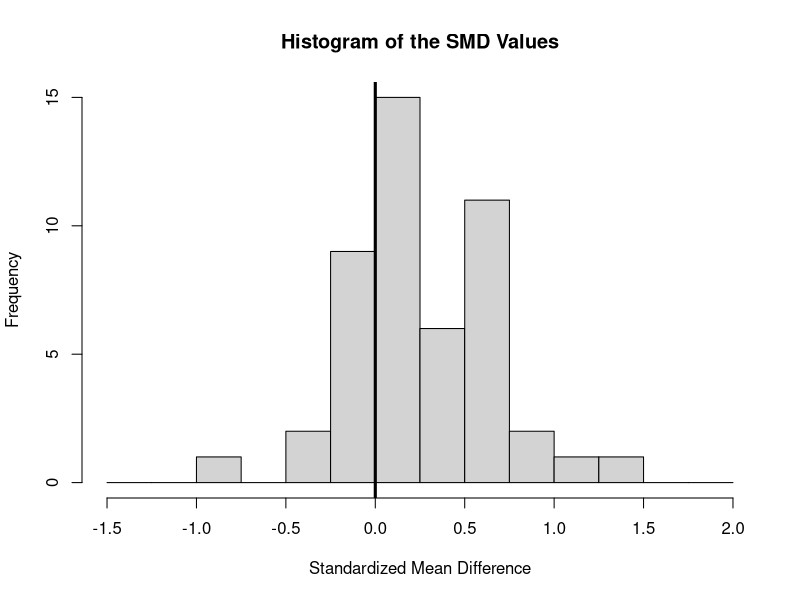

Source code (R):
############################################################################

# load metafor package
library(metafor)

############################################################################

# meta-analysis examining the effectiveness of school-based writing-to-learn
# interventions on academic achievement
#
# source: Bangert-Drowns, R. L., Hurley, M. M., & Wilkinson, B. (2004). The
# effects of school-based writing-to-learn interventions on academic
# achievement: A meta-analysis. Review of Educational Research, 74(1), 29-58.
# https://doi.org/10.3102/00346543074001029 https://www.jstor.org/stable/3516060
#
# one of the included studies: Ganguli, A. B. (1989). Integrating writing in
# developmental mathematics. College Teaching, 37(4), 140-142.
# https://www.jstor.org/stable/27558364
#
# note: the standardized mean differences are already computed for the studies
# in this dataset, so there is no need to use the escalc() function; positive
# values indicate a higher mean level of academic achievement in the group
# receiving a writing-to-learn intervention compared to the control group

# for a description of the dataset, see:
help(dat.bangertdrowns2004)

# copy data to 'dat'
(dat <- dat.bangertdrowns2004)

# note: NA = not available (i.e., missing values)

# illustrate the calculation of the SMD for study 14: Ganguli (1989)
escalc(measure="SMD", m1i=342, sd1i=68, n1i=27,
                      m2i=303, sd2i=75, n2i=23)

# fit a random-effects model (use either the DL or REML estimator)
(res <- rma(yi, vi, data=dat))

# obtain the 95% prediction interval
predict(res, digits=2)

# do the results suggest that writing-to-learn interventions have on average a
# positive effect on academic achievement? if so, how consistent is the effect
# across studies?

# obtain a 95% CIs for tau^2 and I^2
confint(res)

# fit an equal-effects model (as in Bangert-Drowns et al., 2004)
(res <- rma(yi, vi, method="EE", data=dat))

# find the results provided by this model in Bangert-Drowns et al. (2004); do
# you think these are the results that should have been reported in the paper?
# why or why not?

# like Figure 1 in the paper, but without a normal distribution superimposed
# on the histogram, because we do NOT assume that the observed outcomes follow
# a normal distribution (the sampling distributions are assumed to be normal,
# but this does not imply that the observed outcomes are normally distributed)
hist(dat$yi, breaks=seq(-1.5, 2, by=0.25), xlab="Standardized Mean Difference",
     main="Histogram of the SMD Values")
abline(v=0, lwd=3)

# fit mixed-effects meta-regression models with the following moderators (one
# at a time): grade (treated categorically!), length (continuously), wic,
# feedback, info, pers, imag, and meta
dat <- within(dat, grade_cat <- factor(grade, levels = c("1", "2", "3", "4")))
(res_grade_cat <- rma(yi, vi, mods=~grade_cat, data=dat))
(res_length <- rma(yi, vi, mods=~length, data=dat))
(res_wic <- rma(yi, vi, mods=~wic, data=dat))
(res_feedback <- rma(yi, vi, mods=~feedback, data=dat))
(res_info <- rma(yi, vi, mods=~info, data=dat))
(res_pers <- rma(yi, vi, mods=~pers, data=dat))
(res_imag <- rma(yi, vi, mods=~imag, data=dat))
(res_meta <- rma(yi, vi, mods=~meta, data=dat))

# alternative version of the grade model without the intercept
(res_grade_cat_no_intercept <- rma(yi, vi, mods=~0+grade_cat, data=dat))

# for grade, compute the estimated average SMD for each level
predict(res_grade_cat, newmods=c(0, 0, 0))
predict(res_grade_cat, newmods=c(1, 0, 0))
predict(res_grade_cat, newmods=c(0, 1, 0))
predict(res_grade_cat, newmods=c(0, 0, 1))

# for length, compute the estimated average SMD for length equal to 1 and 24
predict(res_length, newmods=1)
predict(res_length, newmods=24)

# for meta, compute the estimated average SMD for meta=0 and meta=1
predict(res_meta, newmods=0)
predict(res_meta, newmods=1)

# fit a model with multiple moderators and compute some predicted average SMDs
# for various combinations of the moderator values; do you see differences in
# the relevance of particular moderator variables in the model compared to the
# models where each moderator was examined individually?
(res_grade_cat_feedback <- rma(yi, vi, mods =~grade_cat+feedback, data=dat))
predict(res_grade_cat_feedback, newmods=c(0, 0, 0, 0)) # Grade 1
predict(res_grade_cat_feedback, newmods=c(0, 0, 0, 1)) # Grade 1 + feedback
predict(res_grade_cat_feedback, newmods=c(1, 0, 0, 0)) # Grade 2
predict(res_grade_cat_feedback, newmods=c(1, 0, 0, 1)) # Grade 2 + feedback

# Test the common effect of the (categorical) grade factor
anova(res_grade_cat_feedback, btt="grade_cat")

############################################################################

# meta-analysis on the relationship between class attendance and class
# performance / grade point average in college students
#
# source: personal communication
#
# original meta-analysis: Crede, M., Roch, S. G., & Kieszczynka, U. M. (2010).
# Class attendance in college: A meta-analytic review of the relationship of
# class attendance with grades and student characteristics. Review of
# Educational Research, 80(2), 272-295. https://doi.org/10.3102/0034654310362998
# https://www.jstor.org/stable/40658464
#
# one of the included studies: Culler, R. E., & Holahan, C. J. (1980). Test
# anxiety and academic performance: The effects of study-related behaviors.
# Journal of Educational Psychology, 72(1), 16-20.
# https://doi.org/10.1037/0022-0663.72.1.16 (note: study 12 in the dataset)
#
# note: the data used in the meta-analysis by Crede et al. (2010) are slightly
# different than the data included in this dataset (but just slightly)

# for a description of the dataset, see:
help(dat.crede2010)

# copy data to 'dat'
dat <- dat.crede2010
dat

# we will focus on the relationship between class attendance and performance
# (i.e., the grade) within the class (i.e., when the criterion is 'grade')

# calculate r-to-z transformed correlations and corresponding sampling variances
# (note: using 'subset' to select those rows where criterion is 'grade')
dat <- escalc(measure="ZCOR", ri=ri, ni=ni, data=dat, subset=criterion=="grade")
dat

# fit a random-effects model
(res <- rma(yi, vi, data=dat))

# compute the estimated average true correlation, 95% CI, and 95% PI
# note: use the back-transformation transf=transf.ztor
predict(res, transf=transf.ztor, digits=2)

# is there on average a correlation between class attendance and performance?
# if so, how strong is that correlation? how consistent is the correlation
# across studies? what was the estimated average correlation reported in Crede
# et al. (2004)?

# fit a mixed-effects meta-regression model with class as moderator and
# compute the predicted average correlation for non-science and science
# classes

# fit a mixed-effects meta-regression model with source as moderator

# compute the predicted average correlations for the three source types; for
# which type is the estimated average correlation the highest / the lowest?

# fit a mixed-effects meta-regression model with the year of publication as
# moderator; does it appear as if the strength of the correlation has changed
# over time? if so, is it getting stronger or weaker?

# compute the predicted average correlations for 1973, 1999, and 2009

############################################################################

# note: wait with this part until we have talked about publication bias

# meta-analysis of studies examining the risk of lung cancer due to
# environmental tobacco smoke (ETS) exposure
#
# source: Hackshaw, A. K., Law, M. R., & Wald, N. J. (1997). The accumulated
# evidence on lung cancer and environmental tobacco smoke. British Medical
# Journal, 315(7114), 980–988. https://doi.org/10.1136/bmj.315.7114.980
# https://www.ncbi.nlm.nih.gov/pmc/articles/PMC2127653/
#
# see also: Hackshaw, A. K. (1998). Lung cancer and passive smoking.
# Statistical Methods in Medical Research, 7(2), 119–136.
# https://doi.org/10.1177/096228029800700203
#
# one of the included studies: Fontham, E. T., Correa, P., Reynolds, P.,
# Wu-Williams, A., Buffler, P. A., Greenberg, R. S., Chen, V. W., Alterman,
# T., Boyd, P., Austin, D. F., & Liff, J. (1994). Environmental tobacco smoke
# and lung cancer in nonsmoking women: A multicenter study. Journal of the
# American Medical Association, 271(22), 1752-1759.
# https://doi.org/10.1001/jama.1994.03510460044031
#
# note: this meta-analysis was conducted with log odds ratios (and the values
# are already included in the dataset); in this particular example, you can
# think of these values as more or less the same as log risk ratios (but
# that's not true in general!); the log odds ratios were computed so that
# values greater than 0 indicate an increased risk of cancer in exposed women
# compared to women not exposed to ETS from their spouse

# for a description of the dataset, see:
help(dat.hackshaw1998)

# copy data to 'dat'
dat <- dat.hackshaw1998
dat

# fit a random-effects model

# compute the estimated average true odds ratio, 95% CI, and 95% PI

# examine the funnel plot for these data; does the plot suggest that some
# studies may be missing? if so, what kinds of studies? (i.e., what kinds of
# effects would those missing studies show?)

# conduct a failsafe-N analysis; what do the results suggest?

# conduct the regression test for funnel plot asymmetry; does the test suggest
# that there may be an association between the standard errors of the studies
# and the observed effects?

# apply the trim and fill method; does the method suggest that some studies
# may be missing (and on which side)? if so (i.e., after their imputation),
# what happens to the estimated effect?

# draw a funnel plot with the 'filled-in' studies added

# apply the PET and PEESE methods; what are the estimated effects according to
# these methods?

# fit a 'logistic' selection model (think about the possible direction of the
# selection; what should the 'alternative' argument be set to?); does the
# model suggest a possible selection effect?

############################################################################

# note: wait with this part until we have talked about multilevel /
# multivariate models

# back to the meta-analysis by Crede et al. (2010) on the relationship between
# class attendance and performance (i.e., the grade) within the class

# copy data to 'dat'
dat <- dat.crede2010
dat <- escalc(measure="ZCOR", ri=ri, ni=ni, data=dat, subset=criterion=="grade")
dat

# note: some studies included multiple samples; the different samples within
# studies presumably included different subjects and hence the sampling errors
# of the (r-to-z transformed) correlation coefficients can be assumed to be
# independent, but the underlying true outcomes might be correlated

# fit a standard random-effects model

# fit a multilevel model with random effects for studies and samples within studies

# which one is the larger source of heterogeneity? differences between studies
# or differences in the outcomes within studies? and what is the estimated
# correlation between the true outcomes of different samples within the same
# study?

# fit the same model using the multivariate parameterization

# meta-analysis on the difference between schizophrenia patients and healthy
# controls with respect to their performance on the tower of London test
# (https://en.wikipedia.org/wiki/Tower_of_London_test), a cognitive tasks
# measuring planning ability
#
# source: Knapp, F., Viechtbauer, W., Leonhart, R., Nitschke, K., & Kaller, C.
# P. (2017). Planning performance in schizophrenia patients: A meta-analysis
# of the influence of task difficulty and clinical and sociodemographic
# variables. Psychological Medicine, 47(11), 2002-2016.
# https://doi.org/10.1017/S0033291717000459
#
# note: this meta-analysis was conducted with standardized mean differences
# (the values are already included in the dataset); positive values indicate
# better performance by healthy controls compared to schizophrenia patients

# for a description of the dataset, see:
help(dat.knapp2017)

# copy data to 'dat'
dat <- dat.knapp2017
dat

# note: this is a more complex dataset
#
# 1. studies 2, 3, 9, and 20 included more than one schizophrenia patient
#    group and the standardized mean differences were computed by comparing
#    these groups against a single healthy control group
# 2. studies 6, 12, 14, 15, 18, 19, 22, and 26 had the patients and controls
#    complete different tasks of varying complexity (essentially the average
#    number of moves required to complete a task); study 6 also included two
#    different task types
# 3. study 24 provides two standardized mean differences, one for men and the
#    other for women
# 4. study 29 provides three standardized mean differences, corresponding to
#    the three different COMT Val158Met genotypes (val/val, val/met, met/met)

# all 4 issues described above lead to a multilevel structure in the dataset,
# with multiple standardized mean differences nested within some of the studies;
# issues 1. and 2. also lead to correlated sampling errors

# fit a standard random-effects model ignoring these issues

# fit a multilevel model with random effects for studies (variable 'study')
# and comparisons within studies (variable 'comp')

# construct an approximate V matrix assuming a correlation of 0.4 for sampling
# errors of different comparisons within the same study

# fit again the same multilevel model, but now use the V matrix in the model

# use cluster-robust inference methods based on this model

# examine if task difficulty is a potential moderator of the effect

############################################################################
